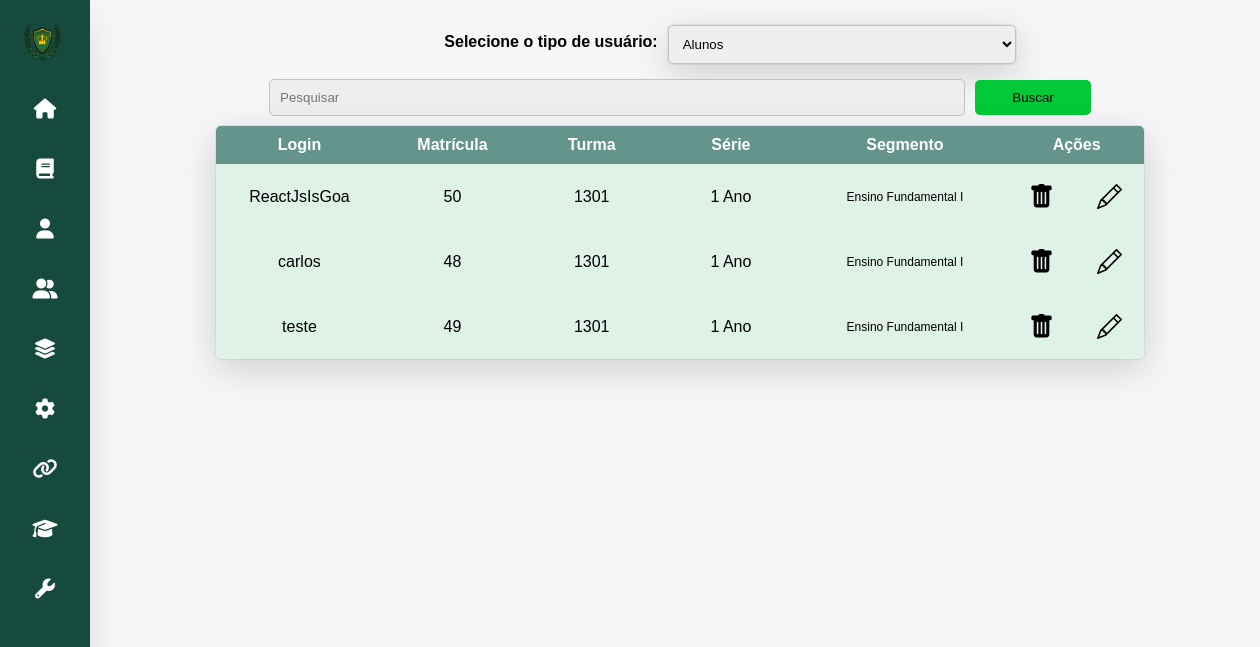
Before: /escola/admin/gerenciarusuarios/aluno.php (signed in) with the older database file.
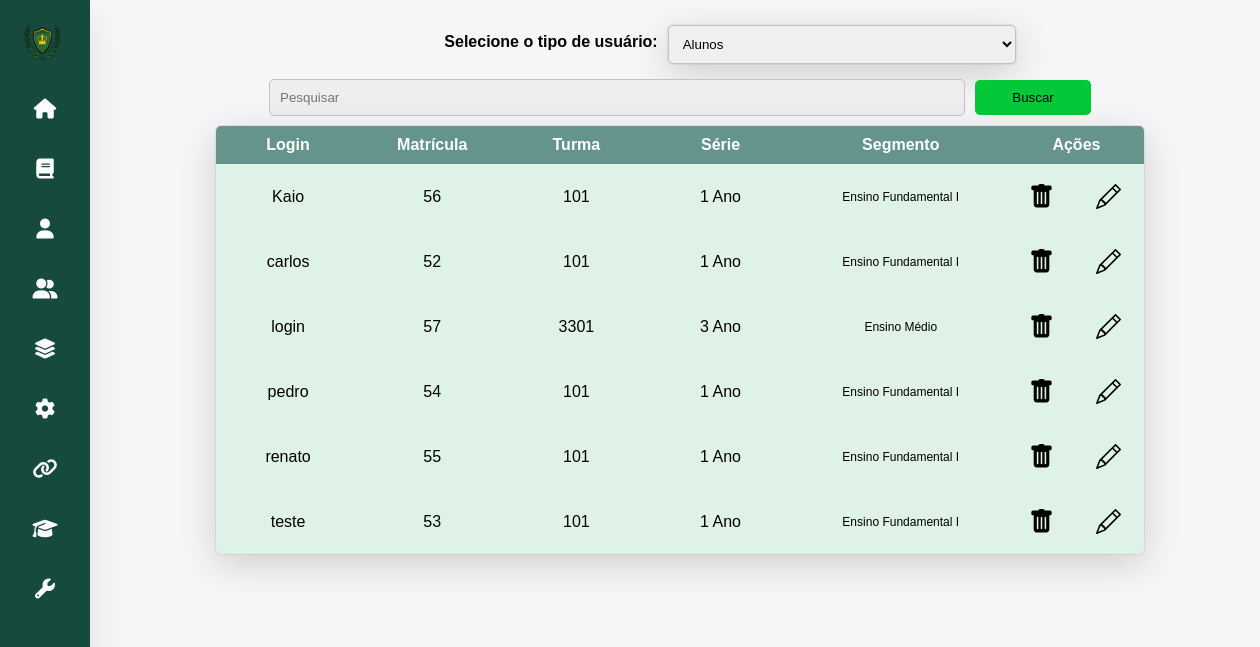
After: the same page with the newer database file.
### tables this page shows
CREATE TABLE `alunos` (
  `nome` char(85) NOT NULL,
  `login` varchar(12) NOT NULL,
  `senha` varchar(60) NOT NULL,
  `matricula` int(8) NOT NULL,
  `turma` char(20) NOT NULL,
  `serie` char(20) NOT NULL,
  `segmento` char(35) NOT NULL,
  `status` char(12) NOT NULL
);

CREATE TABLE `series` (
  `id` int(12) NOT NULL,
  `serie` int(10) NOT NULL,
  `segmento` char(35) NOT NULL
);

### escola/admin/gerenciarusuarios/aluno.php (the view, shortened to what this page needs)
<!DOCTYPE html>
<html lang="pt-BR">
<head>
    <link rel="stylesheet" href="gerenciarusuarios2.css">
</head>
<body>
    <?php
        require "../functions/navbar.php";
        showNavbar();
    ?>
    <div class="box" id="box">
    <form action="professores.php" method="post" id="form">
        <h4>Selecione o tipo de usuário:</h4>
        <select name="changepage" id="changepage">
            <option value="aluno">Alunos</option>
        </select>
    </form>
    <div class="searchbox">
        <input type="search" placeholder="Pesquisar" id="inputs" required="true">
        <button type="button" id="buscar">Buscar</button>
    </div>
    <table class="scrollable-table">
    <tr><th class="title">Login</th><th class="title">Matrícula</th><th class="title">Turma</th><th class="title">Série</th><th class="title">Segmento</th><th class="title" colspan="2">Ações</th>
    </tr>
    <?php
        require '../../connect/connect.php';
        if(isset($_GET['busca']) && !empty($_GET['busca'])){
            $busca = $_GET['busca'];
            $sql_busca = "SELECT * FROM alunos WHERE login LIKE '%$busca%' OR matricula LIKE '%$busca%' OR turma LIKE '%$busca%' OR segmento LIKE '%$busca%' OR serie IN (SELECT id FROM series WHERE serie LIKE '%$busca%');";
            $result_busca = mysqli_query($conn, $sql_busca);
            if(mysqli_num_rows($result_busca) > 0){
                while($row_busca = mysqli_fetch_assoc($result_busca)){
                    $serieid = $row_busca['serie'];
                    $sql_serie = "SELECT * FROM series WHERE id = '$serieid';";
                    $result_serie = mysqli_query($conn, $sql_serie);
                    $row_serie = mysqli_fetch_assoc($result_serie);
                    echo "<tr>";
                    echo "<td class='info'>";
                    echo $row_busca['login'];
                    echo "</td>";
                    echo "<td class='info'>";
                    echo $row_busca['matricula'];
                    echo "</td>";
                    echo "<td class='info'>";
                    echo $row_busca['turma'];
                    echo "</td>";
                    echo "<td class='info'>";
                    echo $row_serie['serie'] . " Ano";
                    echo "</td>";
                    echo "<td class='info' id='segmentotd'>";
                    echo $row_busca['segmento'];
                    echo "</td>";
                    echo '<td><a href="aluno.php?delete='. $row_busca["matricula"] .'" id="deletar"><svg xmlns="http://www.w3.org/2000/svg" width="25" height="25" fill="currentColor" class="bi bi-trash-fill" viewBox="0 0 16 16">
                        <path d="M2.5 1a1 1 0 0 0-1 1v1a1 1 0 0 0 1 1H3v9a2 2 0 0 0 2 2h6a2 2 0 0 0 2-2V4h.5a1 1 0 0 0 1-1V2a1 1 0 0 0-1-1H10a1 1 0 0 0-1-1H7a1 1 0 0 0-1 1H2.5zm3 4a.5.5 0 0 1 .5.5v7a.5.5 0 0 1-1 0v-7a.5.5 0 0 1 .5-.5zM8 5a.5.5 0 0 1 .5.5v7a.5.5 0 0 1-1 0v-7A.5.5 0 0 1 8 5zm3 .5v7a.5.5 0 0 1-1 0v-7a.5.5 0 0 1 1 0z"/>
                    </svg></a></td>';
                    echo '<td><a href="editaraluno.php?edit=' . $row_busca['matricula'] . '"><svg xmlns="http://www.w3.org/2000/svg" width="25" height="25" fill="currentColor" class="bi bi-pencil" viewBox="0 0 16 16">
                    <path d="M12.146.146a.5.5 0 0 1 .708 0l3 3a.5.5 0 0 1 0 .708l-10 10a.5.5 0 0 1-.168.11l-5 2a.5.5 0 0 1-.65-.65l2-5a.5.5 0 0 1 .11-.168l10-10zM11.207 2.5 13.5 4.793 14.793 3.5 12.5 1.207 11.207 2.5zm1.586 3L10.5 3.207 4 9.707V10h.5a.5.5 0 0 1 .5.5v.5h.5a.5.5 0 0 1 .5.5v.5h.293l6.5-6.5zm-9.761 5.175-.106.106-1.528 3.821 3.821-1.528.106-.106A.5.5 0 0 1 5 12.5V12h-.5a.5.5 0 0 1-.5-.5V11h-.5a.5.5 0 0 1-.468-.325z"/></a></td>';
                    echo "</tr>";
                }
            }
            else{
                header('Location: aluno.php?error=Nenhum usuário encontrado.');
                exit();
            }
        }
        else{
            $sql = "SELECT * FROM alunos ORDER BY login ASC;";
            $result = mysqli_query($conn, $sql);
            while($row = mysqli_fetch_assoc($result)){
                $serieid = $row['serie'];
                $sql_serie = "SELECT * FROM series WHERE id = '$serieid';";
                $result_serie = mysqli_query($conn, $sql_serie);
                $row_serie = mysqli_fetch_assoc($result_serie);
                echo "<tr>";
                echo "<td class='info'>";
                echo $row['login'];
                echo "</td>";
                echo "<td class='info'>";
                echo $row['matricula'];
                echo "</td>";
                echo "<td class='info'>";
                echo $row['turma'];
                echo "</td>";
                echo "<td class='info'>";
                echo $row_serie['serie'] . " Ano";
                echo "</td>";
                echo "<td class='info' id='segmentotd'>";
                echo $row['segmento'];
                echo "</td>";
                echo '<td><a href="aluno.php?delete='. $row["matricula"] .'&popup=true" id="deletar"><svg xmlns="http://www.w3.org/2000/svg" width="25" height="25" fill="currentColor" class="bi bi-trash-fill" viewBox="0 0 16 16">
                    <path d="M2.5 1a1 1 0 0 0-1 1v1a1 1 0 0 0 1 1H3v9a2 2 0 0 0 2 2h6a2 2 0 0 0 2-2V4h.5a1 1 0 0 0 1-1V2a1 1 0 0 0-1-1H10a1 1 0 0 0-1-1H7a1 1 0 0 0-1 1H2.5zm3 4a.5.5 0 0 1 .5.5v7a.5.5 0 0 1-1 0v-7a.5.5 0 0 1 .5-.5zM8 5a.5.5 0 0 1 .5.5v7a.5.5 0 0 1-1 0v-7A.5.5 0 0 1 8 5zm3 .5v7a.5.5 0 0 1-1 0v-7a.5.5 0 0 1 1 0z"/>
                </svg></a></td>';
                echo '<td><a href="editaraluno.php?edit=' . $row['matricula'] . '"><svg xmlns="http://www.w3.org/2000/svg" width="25" height="25" fill="currentColor" class="bi bi-pencil" viewBox="0 0 16 16">
                <path d="M12.146.146a.5.5 0 0 1 .708 0l3 3a.5.5 0 0 1 0 .708l-10 10a.5.5 0 0 1-.168.11l-5 2a.5.5 0 0 1-.65-.65l2-5a.5.5 0 0 1 .11-.168l10-10zM11.207 2.5 13.5 4.793 14.793 3.5 12.5 1.207 11.207 2.5zm1.586 3L10.5 3.207 4 9.707V10h.5a.5.5 0 0 1 .5.5v.5h.5a.5.5 0 0 1 .5.5v.5h.293l6.5-6.5zm-9.761 5.175-.106.106-1.528 3.821 3.821-1.528.106-.106A.5.5 0 0 1 5 12.5V12h-.5a.5.5 0 0 1-.5-.5V11h-.5a.5.5 0 0 1-.468-.325z"/></a></td>';
                echo "</tr>";
            }
        }
        echo "</table>";
    ?>
    </div>
</body>
</html>

### escola/admin/functions/navbar.php
<?php
    function showNavbar(){
        echo '<nav id="navbar">
        <ul>
            <li>
                <a href="#" class="logo">
                    <img src="../../images/oregonnovalogo.png" alt="#">
                    <span class="nav-item">Autumn</span>
                </a>
            </li>
            <li>
                <a href="../homeadmin/homeadmin.php">
                    <i class="fas fa-home"></i>
                    <span class="nav-item">Home</span>
                </a>
            </li>
            <li>
                <a href="../boletim/boletim.php">
                    <i class="fas fa-book"></i>
                    <span class="nav-item">Boletim</span>
                </a>
            </li>
            <li>
                <a href="../criarusuarios/criarusuarios.php">
                    <i class="fas fa-user"></i>
                    <span class="nav-item">Criar Usuários</span>
                </a>
            </li>
            <li>
                <a href="../gerenciarusuarios/aluno.php">
                    <i class="fas fa-user-group"></i>
                    <span class="nav-item">Gerenciar Usuários</span>
                </a>
            </li>
            <li>
                <a href="../arvoredematerias/arvoredematerias.php">
                    <i class="fas fa-layer-group"></i>
                    <span class="nav-item">Árvore de Matérias</span>
                </a>
            </li>
            <li>
                <a href="../gerenciarturmas/gerenciarturmas.php">
                    <i class="fas fa-cog"></i>
                    <span class="nav-item">Gerenciar Turmas</span>
                </a>
            </li>
            <li>
                <a href="../associarmaterias/associar.php">
                    <i class="fas fa-link"></i>
                    <span class="nav-item">Associação de Itens</span>
                </a>
            </li>
            <li>
                <a href="../historico/desativados.php">
                    <i class="fas fa-graduation-cap"></i>
                    <span class="nav-item">Histórico</span>
                </a>
            </li>
            <li>
                <a href="../ajustes/ajustes.php">
                    <i class="fas fa-wrench"></i>
                    <span class="nav-item">Ajustes</span>
                </a>
            </li>
        </ul>
    </nav>';
    }
?>

### escola/admin/gerenciarusuarios/gerenciarusuarios2.css (style rules this page uses)
* { padding: 0; margin: 0; box-sizing: border-box; font-family: sans-serif; text-decoration: none; }
body { background: #f6f6f9; }
nav { position: fixed; top: 0; bottom: 0; height: 100%; left: 0; background-color: #164a3d; width: 90px; overflow: hidden; transition: width 0.2s linear; box-shadow: 0 20px 35px rgba(0, 0, 0, 0.1); z-index: 10; }
nav .logo { text-align: center; display: flex; transition: all 0.5s ease; margin: 10px 0 0 10px; }
.logo img { width: 45px; height: 45px; border-radius: 50%; }
.logo span { font-weight: bold; padding-left: 15px; font-size: 18px; text-transform: uppercase; }
nav a { position: relative; color: #fff; font-size: 14px; display: table; width: 300px; padding: 10px; }
.nav-item { position: relative; top: 12px; margin-left: 10px; }
.fas { position: relative; width: 70px; height: 40px; top: 14px; font-size: 20px; text-align: center; }
.box { margin-left: 100px; }
table { background-color: #def2e7; margin-top: 10px; margin-bottom: 10px; min-width: 80%; border-radius: 5px; box-shadow: rgba(0, 0, 0, 0.16) 0px 10px 36px 0px, rgba(0, 0, 0, 0.06) 0px 0px 0px 1px; border-collapse: collapse; border-spacing: 0; }
.scrollable-table { display: grid; max-height: 500px; overflow: auto; overflow-x: hidden; }
.scrollable-table a { text-decoration: none; color: black; font-weight: bold; padding: 10px; border-radius: 5px; display: flex; }
table td { background-color: #def2e7; border: 0; padding: 10px; width: 0.5%; text-align: center; }
.box { display: flex; align-items: center; justify-content: center; flex-direction: column; }
#form { margin-left: 100px; display: flex; align-items: center; justify-content: center; width: 100%; }
#form select { padding: 10px; border: 1px solid #c2c2c2; width: 30%; border-radius: 5px; box-shadow: rgba(0, 0, 0, 0.16) 0px 10px 36px 0px, rgba(0, 0, 0, 0.06) 0px 0px 0px 1px; margin-top: 5px; }
.title { text-align: center; font-weight: bold; padding: 10px; }
h4 { margin-right: 10px; }
.searchbox { width: 100%; display: flex; align-items: center; justify-content: center; margin-top: 15px; }
.searchbox input { width: 60%; background-color: #eee; padding: 10px; border: 1px solid #c2c2c2; border-radius: 5px; }
.searchbox button { width: 10%; background-color: #03c938; padding: 10px; border-radius: 5px; border: 0; margin-left: 10px; }
.info { width: 10%; }
#segmentotd { font-size: 12px; width: 15%; }
.title { background-color: #64948c; color: white; padding: 10px; }

Changed rows visible on the page:
removed alunos: login "ReactJsIsGoa", matricula "50", turma "1301", series.serie "1", segmento "Ensino Fundamental I"
removed alunos: login "carlos", matricula "48", turma "1301", series.serie "1", segmento "Ensino Fundamental I"
removed alunos: login "teste", matricula "49", turma "1301", series.serie "1", segmento "Ensino Fundamental I"
added alunos: login "Kaio", matricula "56", turma "101", series.serie "1", segmento "Ensino Fundamental I"
added alunos: login "carlos", matricula "52", turma "101", series.serie "1", segmento "Ensino Fundamental I"
added alunos: login "login", matricula "57", turma "3301", series.serie "3", segmento "Ensino Médio"
added alunos: login "pedro", matricula "54", turma "101", series.serie "1", segmento "Ensino Fundamental I"
added alunos: login "renato", matricula "55", turma "101", series.serie "1", segmento "Ensino Fundamental I"
added alunos: login "teste", matricula "53", turma "101", series.serie "1", segmento "Ensino Fundamental I"
